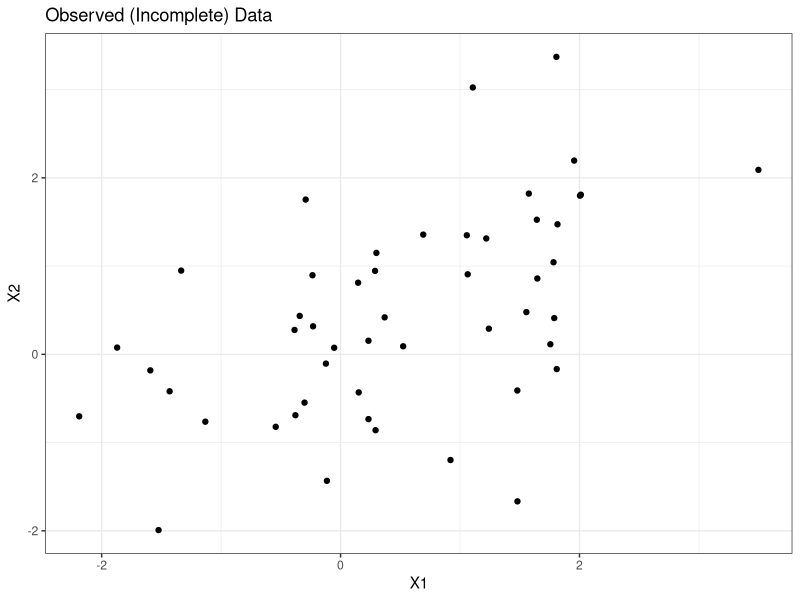
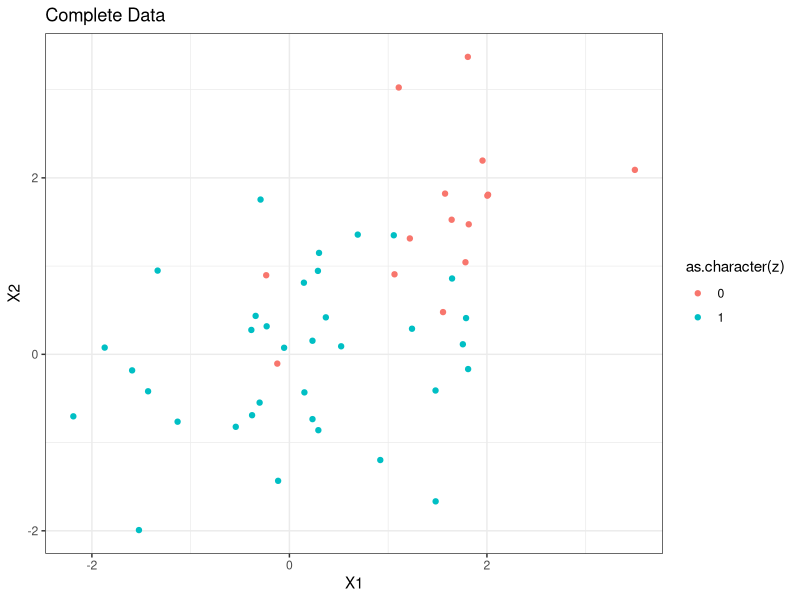
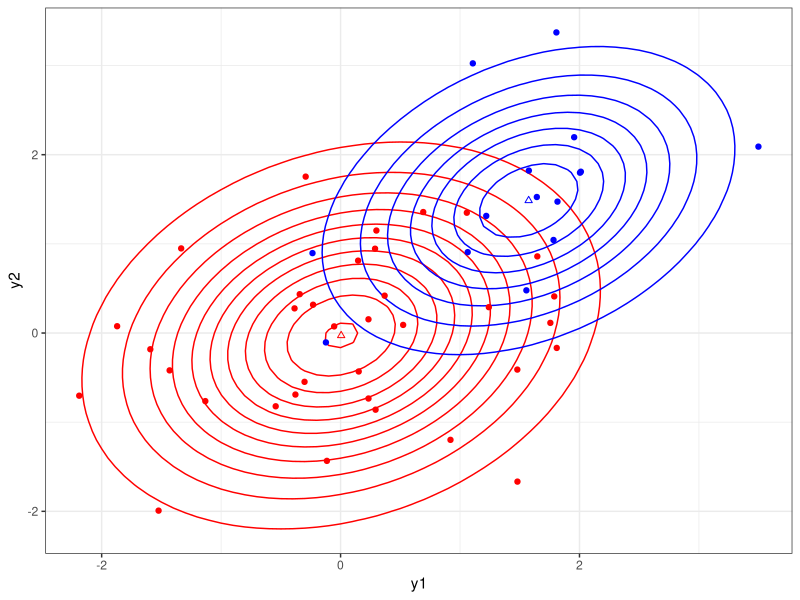
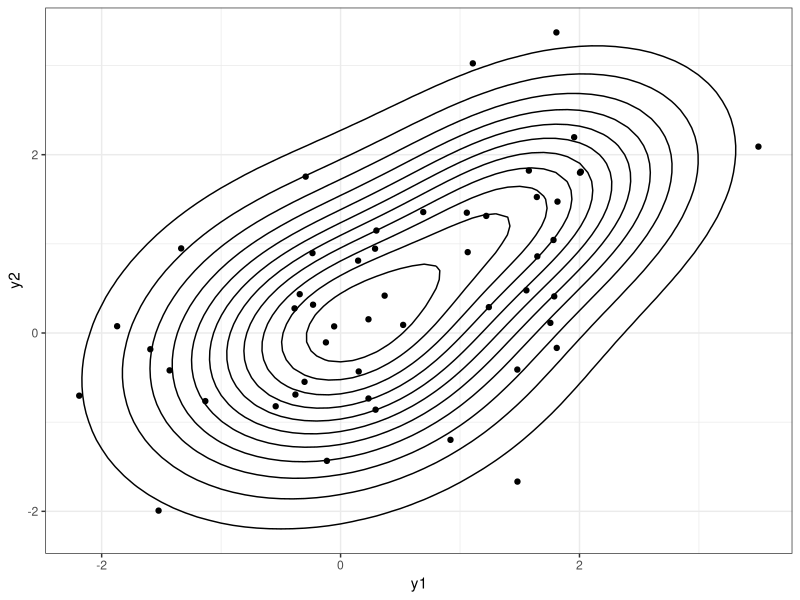
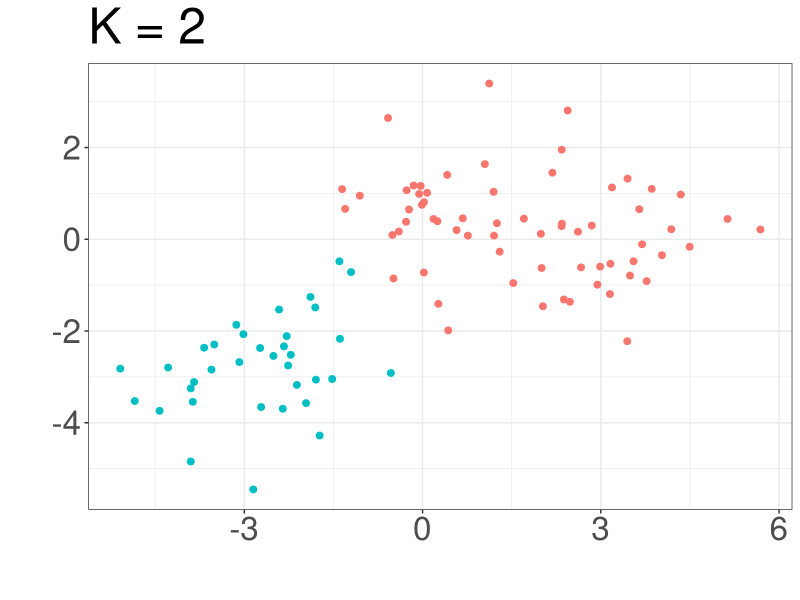
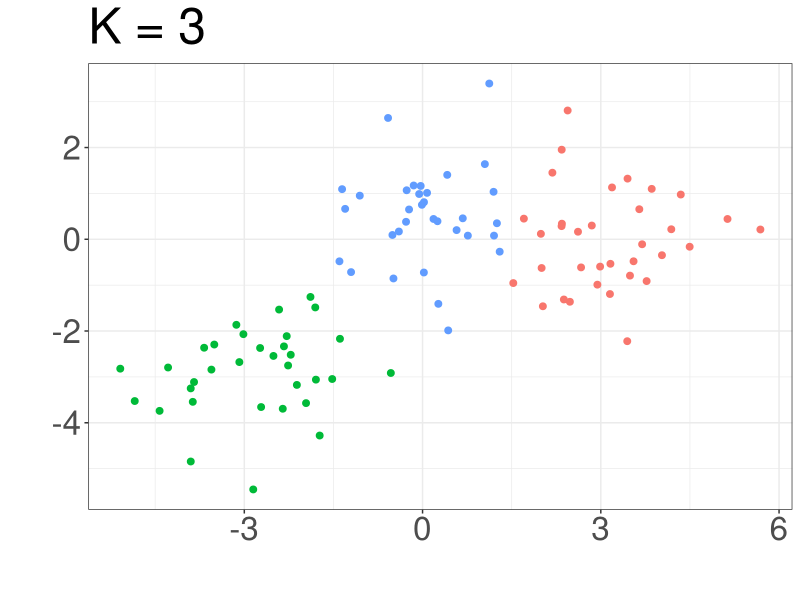
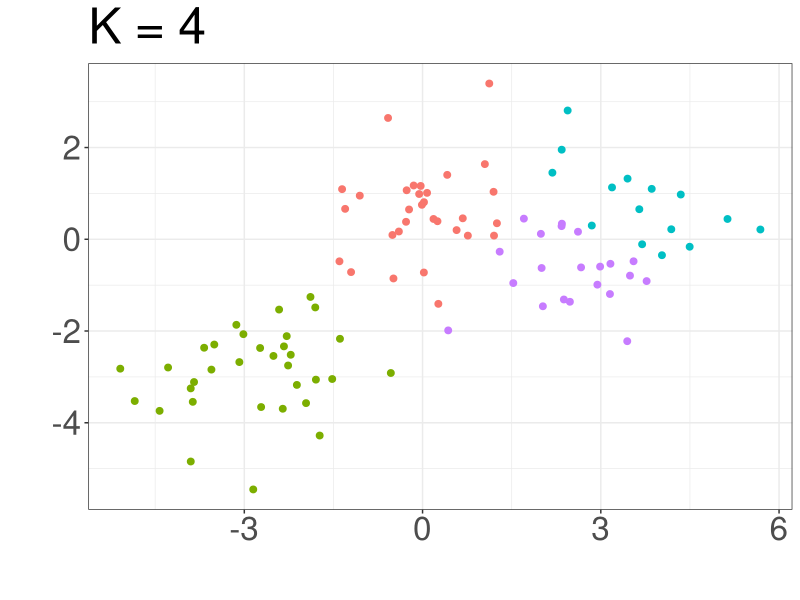

The R source for these figures, in order:
## ---- chunk 1
library(knitr)
library(ggplot2)
library(dplyr)
library(tidyr)
library(broom)
set.seed(333)

theme_set(theme_bw())
knitr::opts_chunk$set(fig.height = 3)
## ---- chunk 2
library(mvtnorm) ## multivariate normal

p = .6
mu1 <- c(0, 0)
sig1 <- matrix(c(1, 0, 0, 1), ncol = 2)
mu2 <- c(1.5, 1.5)
sig2 <- matrix(c(1, .6, .6, 1), ncol = 2)

## sample from the mixture
n <- 50
z <- rbinom(n, 1, p)

y1 <- rmvnorm(sum(z), mean = mu1, sigma = sig1)
y2 <- rmvnorm(n - sum(z), mean = mu2, sigma = sig2)  
y <- matrix(NA, nrow = n, ncol = 2) ## observed data
y[z == 1, ] <- y1
y[z == 0, ] <- y2

df <- data.frame(y, z)

## plot data
ggplot(df) +
  geom_point(aes(X1, X2)) +
  ggtitle("Observed (Incomplete) Data")

ggplot(df) +
  geom_point(aes(X1, X2, colour = as.character(z))) +
  ggtitle("Complete Data")

## ---- chunk 3
# loglikelihood of incomplete data--no knowledge of z
loglik_mixture <- function(par, data) {
	p <- plogis(par[1])  # p guaranteed to be in [0,1]
	mu1 <- c(par[2], par[3])
	sig1 <- matrix(c(exp(par[4]), par[5], par[5], exp(par[4])), nrow = 2)
	mu2 <- c(par[6], par[7])
	sig2 <- matrix(c(exp(par[8]), par[9], par[9], exp(par[8])), nrow = 2)
	# note:  exponential guarantees the diagonal elements are positive, but
	# nothing to guarantee matrices are positive definite. (Could do square root)

	out <- log(p * dmvnorm(data, mean = mu1, sigma = sig1) + 
	             (1-p) * dmvnorm(data, mean = mu2, sigma = sig2))
	return(sum(out))
}

## optimize from different starting values
mle1 <- optim(c(0, -.2, -.2, .5, 0, 2, 2, .5, 0), loglik_mixture, data = y, control = list(fnscale = -1))
mle2 <- optim(c(.405, 0, 0, 0, 0, 1.5, 1.5, 0, .6), loglik_mixture, data = y, control = list(fnscale = -1))
## ---- chunk 4
data.frame(Parameter = c("$p$", "$\\mu_{11}$", "$\\mu_{12}$", "$\\Sigma_{111}$", "$\\Sigma_{112}$", "$\\mu_{21}$",  "$\\mu_{22}$", "$\\Sigma_{211}$", "$\\Sigma_{212}$"), 
           Truth = c(p, mu1, sig1[1:2], mu2, sig2[1:2]),
           MLE1 = c(plogis(mle1$par[1]), mle1$par[c(2,3)], exp(mle1$par[4]), mle1$par[5:7], exp(mle1$par[8]), mle1$par[9]),
           MLE2 = c(plogis(mle2$par[1]), mle2$par[c(2,3)], exp(mle1$par[4]), mle2$par[5:7], exp(mle2$par[8]), mle2$par[9])) |>
  kable(escape = FALSE, digits = 4)

## ---- chunk 5
hat_p <- plogis(mle2$par[1])
hat_mu1 <- mle2$par[2:3]
hat_sig1 <- matrix(c(exp(mle2$par[4]), mle2$par[5], mle2$par[5], exp(mle2$par[4])), nrow = 2)
hat_mu2 <- mle2$par[6:7]
hat_sig2 <- matrix(c(exp(mle2$par[8]), mle2$par[9], mle2$par[9], exp(mle2$par[8])), nrow = 2)

expand.grid(y1 = seq(-5, 5, by = .1), y2 = seq(-5, 5, by = .1)) |>
  rowwise() |>
  mutate(dens1 = hat_p * dmvnorm(c(y1, y2), mean = hat_mu1, sigma = hat_sig1),
         dens2 = (1 - hat_p) * dmvnorm(c(y1, y2), mean = hat_mu2, sigma = hat_sig2),
         dens_mix = dens1 + dens2) -> plot_dens
  
ggplot() +
  geom_contour(aes(y1, y2, z = dens1), colour = "red", data = plot_dens) +
  geom_contour(aes(y1, y2, z = dens2), colour = "blue", data = plot_dens) +
  geom_point(aes(X1, X2, colour = as.character(z)), data = df) +
  geom_point(aes(hat_mu1[1], hat_mu1[2]), shape = 2, colour = "red") +
  geom_point(aes(hat_mu2[1], hat_mu2[2]), shape = 2, colour = "blue") +
  scale_color_manual(values = c("blue", "red")) +
  theme(legend.position = "none")

ggplot() +
  geom_contour(aes(y1, y2, z = dens_mix), data = plot_dens, colour = "black") +
  geom_point(aes(X1, X2), data = df)
## ---- chunk 6
# Centered the second mixture component at a data point, and shrink 
# variance, so normal is super-concentrated around that point.
loglik_mixture(c(.6, 0, 0, 0, 0, y[30, 1], y[30, 2], -50, 0), data = y)  
mle3 <- optim(c(.6, 0, 0, 0, 0, y[30, 1], y[30, 2], -50, 0), loglik_mixture, data = y, control = list(fnscale = -1))
## ---- chunk 7
data.frame(Parameter = c("$p$", "$\\mu_{11}$", "$\\mu_{12}$", "$\\Sigma_{111}$", "$\\Sigma_{112}$", "$\\mu_{21}$",  "$\\mu_{22}$", "$\\Sigma_{211}$", "$\\Sigma_{212}$"), 
           Truth = c(p, mu1, sig1[1:2], mu2, sig2[1:2]),
           MLE3 = c(plogis(mle3$par[1]), mle3$par[c(2,3)], exp(mle3$par[4]), mle3$par[5:7], exp(mle3$par[8]), mle3$par[9])) |>
  kable(escape = FALSE, digits = 4)

## ---- chunk 8
X <- mvtnorm::rmvnorm(100, mean = c(0, 0))
X[1:33,] <- X[1:33,] + matrix(rep(c(-3, -3), 33), ncol = 2, byrow = TRUE)
X[34:67,] <- X[34:67,] + matrix(rep(c(3, 0), 34), ncol = 2, byrow = TRUE)

K2 <- kmeans(X, 2)
K3 <- kmeans(X, 3)
K4 <- kmeans(X, 4)

data.frame(X) |>
  ggplot() +
  geom_point(aes(X1, X2, colour = as.factor(K2$cluster)), size = 2) +
  theme(legend.position = "none", text = element_text(size = 30)) +
  ggtitle("K = 2") +
  xlab("") + ylab("")

data.frame(X) |>
  ggplot() +
  geom_point(aes(X1, X2, colour = as.factor(K3$cluster)), size = 2) +
  theme(legend.position = "none", text = element_text(size = 30)) +
  ggtitle("K = 3") +
  xlab("") + ylab("")

data.frame(X) |>
  ggplot() +
  geom_point(aes(X1, X2, colour = as.factor(K4$cluster)), size = 2) +
  theme(legend.position = "none", text = element_text(size = 30)) +
  ggtitle("K = 4") +
  xlab("") + ylab("")
